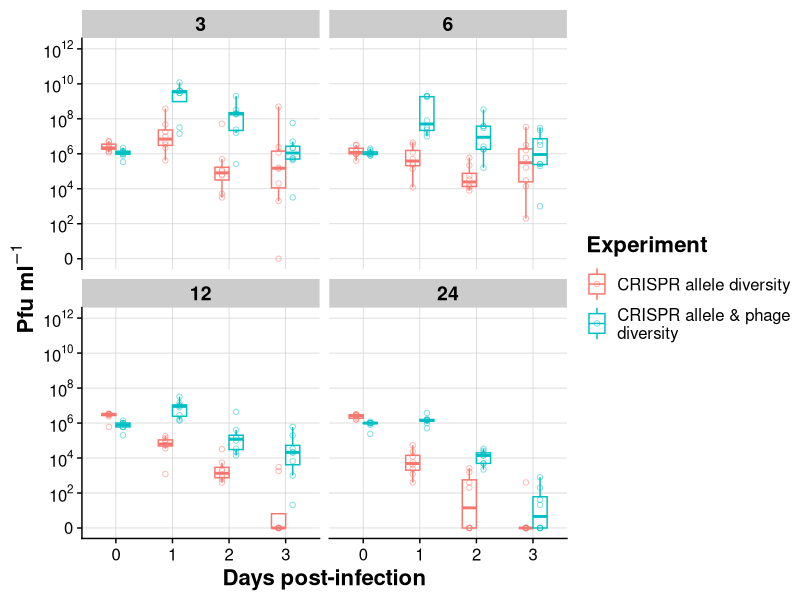

Write the R code that produced this figure. (Note: this script raises an error after producing the figure.)
#### comparison_code.R by Jack Common
#### Code to generate figures and models that compare phage titre and selection rates
#### between experiments where a gradient of polyclonal CRISPR host populations were  
#### treated with either monoclonal or polyclonal phage. Data for monoclonal phage
#### experiments is derived from Common et al 2019 Ecol Lett

rm(list=ls())
options(show.signif.stars = F)

#### ---- Dependencies ---- ####
library(scales)
library(cowplot)
library(ggplot2)
library(lme4)
library(magrittr)
library(tidyverse)
library(lmerTest)

#### ---- Functions ---- ####
## Compare AIC values for model fit
# This function extracts the AIC for each GLM, and then compares the absolute relative 
# differences for each AIC to the model with the lowest AIC. This acts as a measure of 
# model fit. More can be found at: http://faculty.washington.edu/skalski/classes/QERM597/papers_xtra/Burnham%20and%20Anderson.pdf

compare_AICs = function(df){          # df is a dataframe of AIC values 
  print(df)                           # prints the origina AIC values 
  col_len = length(df[,2])            # extracts the number of number of models
  AIC_min = abs(min(df[,2]))          # finds the minimum AIC value
  for (i in seq(1, col_len, 1)){      # loop through the AIC values and prints the absolute differences from AIC_min
    print( (abs(df[i,2])) - AIC_min)
  }
}

## Convert log-odds to probabilities from binomial GLM output
logit2prob <- function(logit){
  odds <- exp(logit)
  prob <- odds / (1 + odds)
  return(prob)
}
treatment_names <- list(
  "3" = "3",
  "6" = "6",
  "12" = "12",
  "24" = "24"
)

treatment_labeller <- function(variable, value) {
  return(treatment_names[value])
}

timepoint_names <- list(
  "1" = "1 dpi",
  "2" = "2 dpi",
  "3" = "3 dpi"
)

timepoint_labeller <- function(variable, value) {
  return(timepoint_names[value])
}

treatment_list <- c("3", "6", "12", "24")

pfu_labels <- c(
  expression("0"), 
  expression('10'^2*''), 
  expression('10'^4*''),
  expression('10'^6*''),
  expression('10'^8*''),
  expression('10'^10*''),
  expression("10"^12*"")
)

pd <- position_dodge(0.5)

##### ---- Phage data ---- #####
reldiv_phage <- read.csv("Experiment 1/original_data/phage_data.csv", header=T) %>% 
  select(-Escape_phage)
reldiv_phage$Experiment <- rep("reldiv", nrow(reldiv_phage))
reldiv_phage$Treatment %<>% as.factor

ecolet_phage <- read.csv("Experiment 1/original_data/ecolet_phage_data.csv", header=T) %>% 
  select(-Escape_phage) %>% 
  filter(Treatment %in% c("3", "6", "12", "24"))
ecolet_phage$Experiment <- rep("ecolet", nrow(ecolet_phage))
ecolet_phage$Treatment %<>% as.factor()

combined_phage <- bind_rows(reldiv_phage, ecolet_phage)
combined_phage$Treatment %<>% as.factor
combined_phage$Timepoint %<>% as.factor
combined_phage$Replicate %<>% as.factor
combined_phage$Experiment %<>% as.factor

# Relevel the datasets so things make sense
combined_phage$Treatment %<>% relevel(ref="24")
combined_phage$Treatment %<>% relevel(ref="12")
combined_phage$Treatment %<>% relevel(ref="6")
combined_phage$Treatment %<>% relevel(ref="3")

#### -- Phage titre plot-- #####
phage_comparison <- ggplot(aes(y=log10(Titre+1), x=Timepoint), data=combined_phage)+
  
  geom_boxplot(width=0.5, outlier.shape = NA, position=pd, aes(colour=Experiment))+
  geom_point(width=0.2, alpha=0.5, pch=21, position=pd, aes(colour=Experiment))+
  # stat_summary(fun.y="mean", geom="point", aes(colour=Experiment), position=pd)+
  # stat_summary(fun.data = "mean_cl_boot", geom="errorbar", width=0, aes(colour=Experiment), position=pd)+
  #geom_path(stat='identity', alpha=0.5, position=pd, aes(colour=Experiment, group=Replicate))+
  #geom_hline(yintercept = 100, linetype=2)+
  facet_wrap(~Treatment)+
  
  labs(x="Days post-infection", y=expression(bold("Pfu ml"*{}^{-1}*"")))+
  #ggtitle("Density of phage")+
  
  cowplot::theme_cowplot()+
  theme(plot.title = element_text(face="bold", hjust=0, size = 16),
        axis.title = element_text(face="bold", size=16),
        strip.text = element_text(face='bold', size=14, lineheight = 3))+
  
  coord_cartesian(ylim=c(0, 12))+
  scale_y_continuous(breaks=c(seq(0,12,2)),
                     labels=pfu_labels)+
  scale_colour_discrete(labels = c("CRISPR allele diversity", "CRISPR allele & phage\ndiversity"))+
  
  theme(axis.text = element_text(size=12),
        legend.title = element_text(face="bold", size=16),
        legend.text = element_text(size=12),
        legend.key.height = unit(1, "cm"),
        panel.grid.major = element_line(colour="lightgrey", size=.25))+
  NULL

last_plot()

ggsave("phage_comparison.png", phage_comparison, path="Experiment 1/figs/", device="png", dpi=600,
       width=28, height = 20, units = c("cm"))

#

#### ---- Phage titre lme4 ---- ####
m1 <- lmer(log(Titre+1)~Experiment+Treatment+Timepoint+(1|Replicate), 
           data=filter(combined_phage, Timepoint!="0"))
summary(m1)
anova(m1)

confint(m1, parm="beta_", method="boot")

#### ---- Selection rates ---- ####
reldiv_rates <- read.csv("./Experiment 1/original_data/reldiv_exp1_master.csv", header=T, skip = 1)  %>% 
  select(Treatment, Timepoint, Replicate, BIM_mix, Escape_phage, Tracked_BIM,
         rCRISPR, rBIM) %>% 
  gather("rCRISPR", "rBIM", key="Strain", value="r", factor_key = T) %>% 
  filter(Timepoint %in% c("1", "2", "3"), r!='#NUM!')

reldiv_rates$Experiment <- rep("reldiv", nrow(reldiv_rates))

reldiv_rates$Timepoint %<>% as.factor()
reldiv_rates$Replicate %<>% as.factor
reldiv_rates$Tracked_BIM %<>% as.factor()
reldiv_rates$Escape_phage %<>% as.factor
reldiv_rates$Treatment %<>% as.factor
reldiv_rates$r %<>% as.numeric()

ecolet_rates <- read.csv("./Experiment 1/original_data/ecolet_rates.csv", header=T)  %>% 
  select(Treatment, Timepoint, Replicate, BIM_mix, Escape_phage, Tracked_BIM,
         rCRISPR, rBIM) %>% 
  gather("rCRISPR", "rBIM", key="Strain", value="r", factor_key = T) %>% 
  filter(Timepoint %in% c("1", "2", "3"), Treatment %in% c("3", "6", "12", "24"))

ecolet_rates$Timepoint %<>% as.factor()
ecolet_rates$Replicate %<>% as.factor
ecolet_rates$Tracked_BIM %<>% as.factor()
ecolet_rates$Escape_phage %<>% as.factor
ecolet_rates$Treatment %<>% as.factor

ecolet_rates$Experiment <- rep("ecolet", nrow(ecolet_rates))

combined_rates <- bind_rows(reldiv_rates, ecolet_rates)
combined_rates$Treatment %<>% as.factor

# Relevel the datasets so things make sense
combined_rates$Treatment %<>% relevel(ref="24")
combined_rates$Treatment %<>% relevel(ref="12")
combined_rates$Treatment %<>% relevel(ref="6")
combined_rates$Treatment %<>% relevel(ref="3")

#### ---- CRISPR boxplot ---- ####

pd <- position_dodge(0.2)

CRISPR_rate_comp <- ggplot(aes(x=Treatment, y=r), 
                            data=filter(combined_rates, Strain=="rCRISPR", Timepoint!="0"))+
  geom_boxplot(width=0.5, outlier.shape = NA, aes(colour=Experiment))+
  geom_jitter(width=0.2, alpha=0.5, pch=21, aes(colour=Experiment))+
  geom_hline(yintercept=0, linetype=2, size=1)+
  # stat_summary(fun.y="mean", geom="point", aes(colour=Experiment, position=Experiment), position=pd)+
  # stat_summary(fun.data = "mean_cl_boot", geom="errorbar", width=0, aes(colour=Experiment), position=pd)+
   facet_wrap(~Timepoint, labeller = timepoint_labeller, ncol=2)+
  labs(y="Selection rate (day -1) of CRISPR", x="Number of CRISPR and phage clones")+
  scale_x_discrete(labels = treatment_list)+
  #scale_y_continuous(breaks=c(seq(-1.5, 2, 0.5)))+
  scale_colour_discrete(labels = c("CRISPR allele diversity", "CRISPR allele & phage\ndiversity"))+
  theme_cowplot()+
  theme(axis.title = element_text(face="bold", size=16),
        legend.title = element_text(face="bold", size=16),
        panel.grid.major = element_line(colour="lightgrey", size=.25),
        strip.text = element_text(face="bold"),
        axis.text.x = element_text(size=10),
        legend.key.height = unit(1, "cm"))+
  NULL

last_plot()

ggsave("rate_CRISPR_comparison.png", CRISPR_rate_comp, path="Experiment 1/figs/", device="png", dpi=600,
       width=28, height = 20, units = c("cm"))

#### ---- CRISPR lme4 ---- #####
d.CRISPR <- combined_rates %>% 
  na.exclude %>% 
  filter(Strain=="rCRISPR", Timepoint!="0")

m1 <- lmer(r~Experiment+(1|Replicate), 
           data=d.CRISPR)
m2 <- lmer(r~Experiment+Treatment+(1|Replicate), 
           data=d.CRISPR)
m3 <- lmer(r~Experiment+Timepoint+(1|Replicate), 
           data=d.CRISPR)
m4 <- lmer(r~Experiment+Treatment+Timepoint+(1|Replicate), 
                 data=d.CRISPR)

AIC(m1, m2, m3, m4) %>% compare_AICs()

summary(m2)
anova(m4)

confint(m2, parm="beta_", method="boot")

#### ---- BIM boxplot ---- ####
BIM_rate_comp <- ggplot(aes(x=Treatment, y=r), 
                            data=filter(combined_rates, Strain=="rBIM", Timepoint!="0"))+
  geom_boxplot(width=0.5, outlier.shape = NA, aes(colour=Experiment))+
  geom_jitter(width=0.2, alpha=0.5, pch=21, aes(colour=Experiment))+
  geom_hline(yintercept=0, linetype=2, size=1)+
  # stat_summary(fun.y="mean", geom="point", aes(colour=Experiment), position=pd)+
  # stat_summary(fun.data = "mean_cl_boot", geom="errorbar", width=0, aes(colour=Experiment), position=pd)+
  facet_wrap(~Timepoint, labeller = timepoint_labeller, ncol=2)+
  labs(y="Selection rate (day -1) of\nsusceptible clone", x="Number of CRISPR and phage clones")+
  scale_x_discrete(labels = treatment_list)+
  #scale_y_continuous(breaks=c(seq(-1.5, 2, 0.5)))+
  scale_colour_discrete(labels = c("CRISPR allele diversity", "CRISPR allele & phage\ndiversity"))+
  theme_cowplot()+
  theme(axis.title = element_text(face="bold", size=16),
        legend.title = element_text(face="bold", size=16),
        panel.grid.major = element_line(colour="lightgrey", size=.25),
        strip.text = element_text(face="bold"),
        axis.text.x = element_text(size=10),
        legend.key.height = unit(1, "cm"))+
  NULL
last_plot()

ggsave("rate_BIM_comparison.png", BIM_rate_comp, path="Experiment 1/figs/", device="png", dpi=600,
       width=28, height = 20, units = c("cm"))

#### ---- BIM lme4 ---- ####
d.BIM <- combined_rates %>% 
  na.exclude %>% 
  filter(Strain=="rBIM", Timepoint!="0")

m1 <- lmer(r~Experiment+(1|Replicate), 
           data=d.BIM)
m2 <- lmer(r~Experiment+Treatment+(1|Replicate), 
           data=d.BIM)
m3 <- lmer(r~Experiment+Timepoint+(1|Replicate), 
           data=d.BIM)
m4 <- lmer(r~Experiment+Treatment+Timepoint+(1|Replicate), 
           data=d.BIM)

AIC(m1, m2, m3, m4) %>% compare_AICs()

summary(m3)
anova(m2, type="marginal")

confint(m3, parm="beta_", method="boot")
